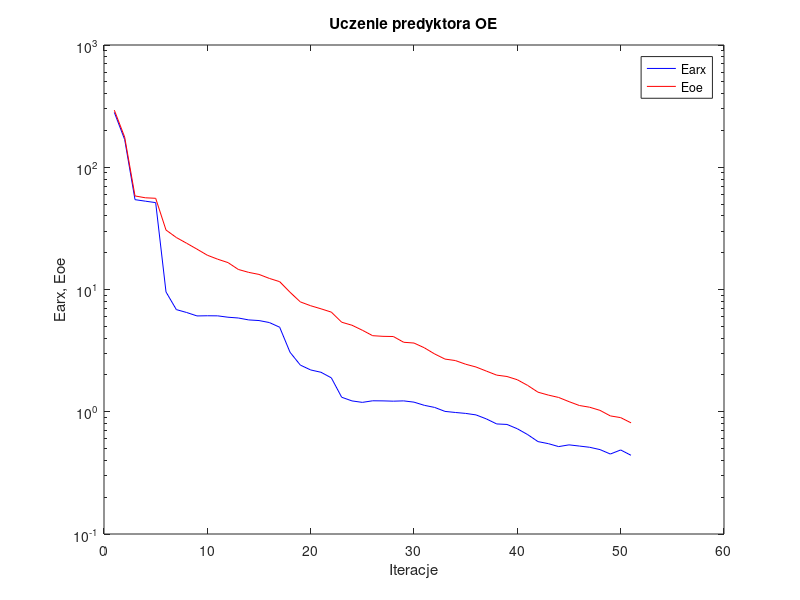
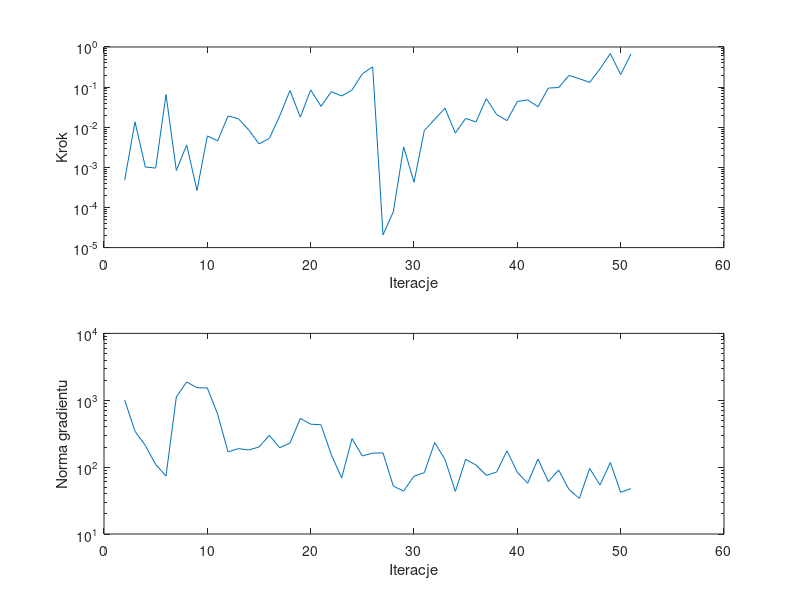

The MATLAB script that drew these images, in order:
%uczenie predyktora oe
clear all;
n=0; farx(n+1)=2.809463e+002; foe(n+1)=2.928650e+002; wspucz(n+1)=0.000000e+000; ng(n+1)=0.000000e+000;
%odnowa zmiennej metryki
n=1; farx(n+1)=1.685749e+002; foe(n+1)=1.763544e+002; krok(n+1)=4.773265e-004; ng(n+1)=1.009042e+003;
n=2; farx(n+1)=5.431181e+001; foe(n+1)=5.825419e+001; krok(n+1)=1.360047e-002; ng(n+1)=3.437356e+002;
n=3; farx(n+1)=5.279777e+001; foe(n+1)=5.626817e+001; krok(n+1)=1.020808e-003; ng(n+1)=2.108790e+002;
n=4; farx(n+1)=5.135720e+001; foe(n+1)=5.572547e+001; krok(n+1)=9.589643e-004; ng(n+1)=1.096350e+002;
n=5; farx(n+1)=9.554209e+000; foe(n+1)=3.065942e+001; krok(n+1)=6.517118e-002; ng(n+1)=7.370382e+001;
n=6; farx(n+1)=6.849160e+000; foe(n+1)=2.662423e+001; krok(n+1)=8.336543e-004; ng(n+1)=1.120194e+003;
n=7; farx(n+1)=6.483749e+000; foe(n+1)=2.388933e+001; krok(n+1)=3.625910e-003; ng(n+1)=1.876138e+003;
n=8; farx(n+1)=6.078676e+000; foe(n+1)=2.138228e+001; krok(n+1)=2.652002e-004; ng(n+1)=1.542148e+003;
n=9; farx(n+1)=6.098525e+000; foe(n+1)=1.907373e+001; krok(n+1)=6.071802e-003; ng(n+1)=1.526517e+003;
n=10; farx(n+1)=6.088385e+000; foe(n+1)=1.769586e+001; krok(n+1)=4.579955e-003; ng(n+1)=6.168414e+002;
n=11; farx(n+1)=5.932819e+000; foe(n+1)=1.659920e+001; krok(n+1)=1.899071e-002; ng(n+1)=1.689926e+002;
n=12; farx(n+1)=5.846672e+000; foe(n+1)=1.458632e+001; krok(n+1)=1.634950e-002; ng(n+1)=1.891170e+002;
n=13; farx(n+1)=5.639940e+000; foe(n+1)=1.380983e+001; krok(n+1)=8.625805e-003; ng(n+1)=1.806228e+002;
n=14; farx(n+1)=5.571962e+000; foe(n+1)=1.328616e+001; krok(n+1)=3.846158e-003; ng(n+1)=2.000777e+002;
n=15; farx(n+1)=5.367386e+000; foe(n+1)=1.232488e+001; krok(n+1)=5.269205e-003; ng(n+1)=2.986175e+002;
n=16; farx(n+1)=4.914367e+000; foe(n+1)=1.159101e+001; krok(n+1)=1.913246e-002; ng(n+1)=1.949355e+002;
n=17; farx(n+1)=3.068907e+000; foe(n+1)=9.500309e+000; krok(n+1)=8.205256e-002; ng(n+1)=2.293838e+002;
n=18; farx(n+1)=2.408061e+000; foe(n+1)=7.917744e+000; krok(n+1)=1.779884e-002; ng(n+1)=5.361282e+002;
n=19; farx(n+1)=2.197750e+000; foe(n+1)=7.365600e+000; krok(n+1)=8.569436e-002; ng(n+1)=4.387182e+002;
n=20; farx(n+1)=2.103419e+000; foe(n+1)=6.950962e+000; krok(n+1)=3.323730e-002; ng(n+1)=4.302533e+002;
n=21; farx(n+1)=1.893881e+000; foe(n+1)=6.531047e+000; krok(n+1)=7.694633e-002; ng(n+1)=1.529666e+002;
n=22; farx(n+1)=1.314414e+000; foe(n+1)=5.400317e+000; krok(n+1)=6.013962e-002; ng(n+1)=6.902710e+001;
n=23; farx(n+1)=1.226470e+000; foe(n+1)=5.101173e+000; krok(n+1)=8.452792e-002; ng(n+1)=2.670619e+002;
n=24; farx(n+1)=1.193205e+000; foe(n+1)=4.643741e+000; krok(n+1)=2.144024e-001; ng(n+1)=1.469552e+002;
n=25; farx(n+1)=1.229426e+000; foe(n+1)=4.189945e+000; krok(n+1)=3.200292e-001; ng(n+1)=1.620021e+002;
%odnowa zmiennej metryki
n=26; farx(n+1)=1.227267e+000; foe(n+1)=4.139440e+000; krok(n+1)=2.077412e-005; ng(n+1)=1.631498e+002;
n=27; farx(n+1)=1.220625e+000; foe(n+1)=4.125566e+000; krok(n+1)=7.813213e-005; ng(n+1)=5.196611e+001;
n=28; farx(n+1)=1.227323e+000; foe(n+1)=3.701971e+000; krok(n+1)=3.237896e-003; ng(n+1)=4.385283e+001;
n=29; farx(n+1)=1.198307e+000; foe(n+1)=3.648153e+000; krok(n+1)=4.251583e-004; ng(n+1)=7.341574e+001;
n=30; farx(n+1)=1.128568e+000; foe(n+1)=3.336377e+000; krok(n+1)=8.324349e-003; ng(n+1)=8.252687e+001;
n=31; farx(n+1)=1.084739e+000; foe(n+1)=2.969410e+000; krok(n+1)=1.569591e-002; ng(n+1)=2.335171e+002;
n=32; farx(n+1)=1.006701e+000; foe(n+1)=2.696792e+000; krok(n+1)=2.991958e-002; ng(n+1)=1.303623e+002;
n=33; farx(n+1)=9.864974e-001; foe(n+1)=2.623406e+000; krok(n+1)=7.144846e-003; ng(n+1)=4.324505e+001;
n=34; farx(n+1)=9.693512e-001; foe(n+1)=2.447646e+000; krok(n+1)=1.660195e-002; ng(n+1)=1.304681e+002;
n=35; farx(n+1)=9.424018e-001; foe(n+1)=2.323131e+000; krok(n+1)=1.351485e-002; ng(n+1)=1.074639e+002;
n=36; farx(n+1)=8.741347e-001; foe(n+1)=2.151303e+000; krok(n+1)=5.180633e-002; ng(n+1)=7.529857e+001;
n=37; farx(n+1)=7.949788e-001; foe(n+1)=1.993529e+000; krok(n+1)=2.067140e-002; ng(n+1)=8.453639e+001;
n=38; farx(n+1)=7.874166e-001; foe(n+1)=1.942606e+000; krok(n+1)=1.462925e-002; ng(n+1)=1.757877e+002;
n=39; farx(n+1)=7.259011e-001; foe(n+1)=1.827255e+000; krok(n+1)=4.382471e-002; ng(n+1)=8.361763e+001;
n=40; farx(n+1)=6.502512e-001; foe(n+1)=1.641724e+000; krok(n+1)=4.799811e-002; ng(n+1)=5.749315e+001;
n=41; farx(n+1)=5.698812e-001; foe(n+1)=1.445574e+000; krok(n+1)=3.251545e-002; ng(n+1)=1.321425e+002;
n=42; farx(n+1)=5.484440e-001; foe(n+1)=1.368949e+000; krok(n+1)=9.464413e-002; ng(n+1)=6.071808e+001;
n=43; farx(n+1)=5.187475e-001; foe(n+1)=1.308813e+000; krok(n+1)=9.759878e-002; ng(n+1)=9.046660e+001;
n=44; farx(n+1)=5.360559e-001; foe(n+1)=1.209916e+000; krok(n+1)=1.952188e-001; ng(n+1)=4.624263e+001;
n=45; farx(n+1)=5.241725e-001; foe(n+1)=1.125078e+000; krok(n+1)=1.619492e-001; ng(n+1)=3.404023e+001;
n=46; farx(n+1)=5.121265e-001; foe(n+1)=1.088848e+000; krok(n+1)=1.310538e-001; ng(n+1)=9.543945e+001;
n=47; farx(n+1)=4.902568e-001; foe(n+1)=1.026533e+000; krok(n+1)=2.833785e-001; ng(n+1)=5.413826e+001;
n=48; farx(n+1)=4.510582e-001; foe(n+1)=9.248342e-001; krok(n+1)=6.855549e-001; ng(n+1)=1.171180e+002;
n=49; farx(n+1)=4.868637e-001; foe(n+1)=8.953856e-001; krok(n+1)=2.056099e-001; ng(n+1)=4.209508e+001;
n=50; farx(n+1)=4.404111e-001; foe(n+1)=8.117118e-001; krok(n+1)=6.762233e-001; ng(n+1)=4.772548e+001;

figure; semilogy(farx,'b'); hold on; semilogy(foe,'r'); xlabel('Iteracje'); ylabel('Earx, Eoe'); legend('Earx','Eoe'); title('Uczenie predyktora OE');
figure; subplot(2,1,1); semilogy(krok); xlabel('Iteracje'); ylabel('Krok');
subplot(2,1,2); semilogy(ng); xlabel('Iteracje'); ylabel('Norma gradientu');
Earx=farx(n+1)
Eoe=foe(n+1)
